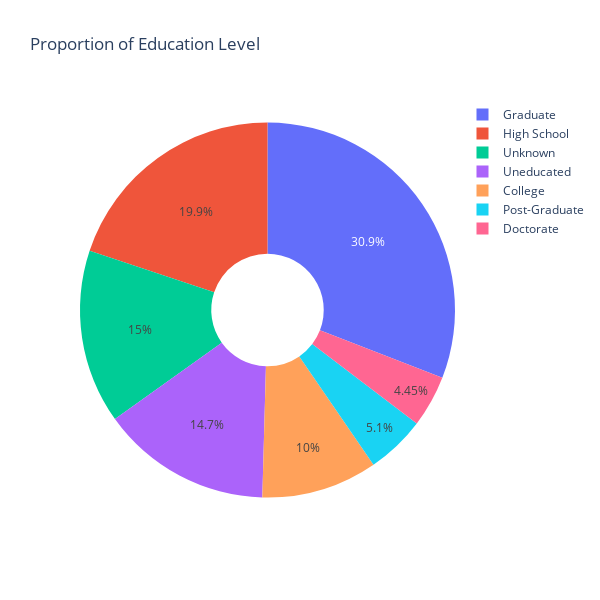

Notebook code for this chart:
### Markdown cell above
The distribution of Dependent counts is fairly normally distributed with a slight right skew, where the dependant average is 2.

### Code cell
education = churn.Education_Level.value_counts()

fig = px.pie(education,values = education.values, names = education.index, title = 'Proportion of Education Level',width=600, height=600, hole=0.3)

fig.show()

### Figure 1 — Plotly figure (JSON) as saved in the notebook; plotly's stock layout.template omitted (floating-point values rounded to 4 significant figures)
{"data": [{"domain": {"x": [0, 1], "y": [0, 1]}, "hole": 0.3, "hovertemplate": "index=%{label}<br>value=%{value}<extra></extra>", "labels": ["Graduate", "High School", "Unknown", "Uneducated", "College", "Post-Graduate", "Doctorate"], "legendgroup": "", "name": "", "showlegend": true, "type": "pie", "values": [3128, 2013, 1519, 1487, 1013, 516, 451]}], "layout": {"height": 600, "legend": {"tracegroupgap": 0}, "title": {"text": "Proportion of Education Level"}, "width": 600}}
